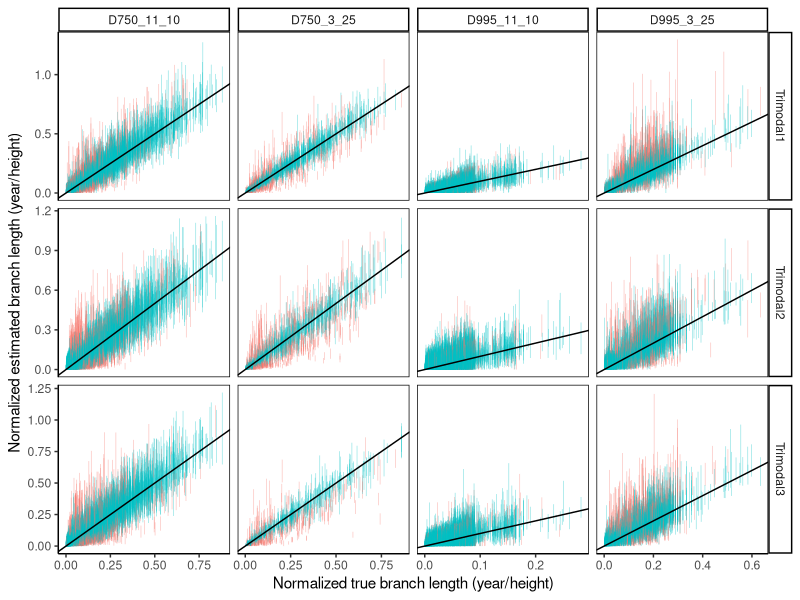
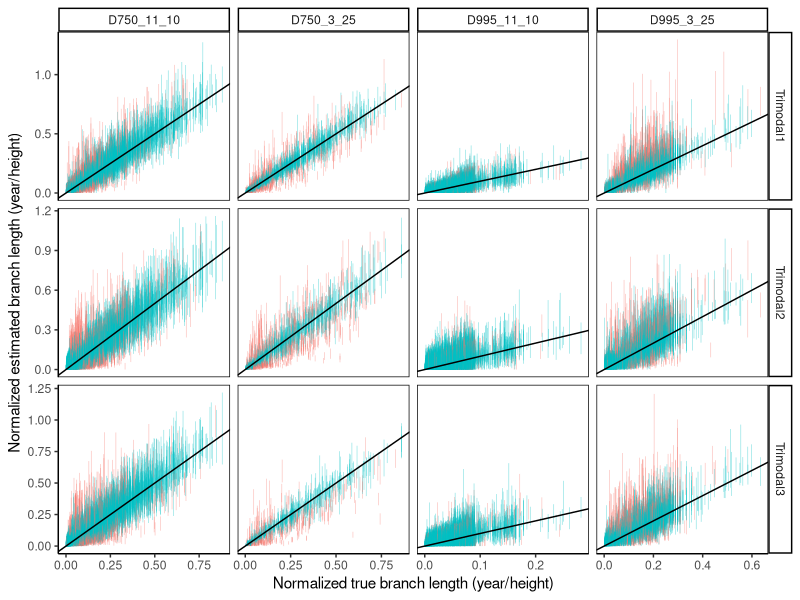

These charts were generated, in order, by the following R code: (Note: this script raises an error after producing the figures.)
setwd("/Users/uym2/my_gits/MD-Cat-paper/Plots/simulated/sysBio_revision")
require(ggplot2)

d = read.table("MDCat_HIVsim_CI.txt",header=T)
d$inside = (d$trueTime >= d$p0025 & d$trueTime <= d$p0975)
h = data.frame("treeModel"=c("D750_11_10","D750_3_25","D995_11_10","D995_3_25"),
               "height"=c(29.3667,66.8334,22.4934,32.4669),
               "name"=c("M3","M4","M1","M2"))

d1 = merge(d,h)
d1$clockModel = factor(d1$clockModel,levels=c("trilnormcave","trilnormvex","trilnorm"),labels=c("Trimodal1","Trimodal2","Trimodal3"))

ggplot(d1) + geom_segment(aes(x=trueTime/height,y=p0025/height,xend=trueTime/height,yend=p0975/height,color=inside),size=0.2,alpha=0.5) +
geom_abline() + facet_grid(rows=vars(clockModel),cols=vars(treeModel),scale="free") + 
  theme_classic() + theme(legend.position = "None",panel.border = element_rect(colour = "black", fill=NA)) + 
  xlab("Normalized true branch length (year/height)") + ylab("Normalized estimated branch length (year/height)")
ggsave("MDCat_HIVsim_CI.pdf",width=6,height=4)

head(d1)

library(dplyr)

d1 %>% group_by(clockModel,treeModel) %>% 
  mutate(blg=cut(trueTime/height, quantile(trueTime/height,(0:10)/10), include.lowest = T,
                      labels = c(1:10)*10)) %>% 
  group_by(clockModel,treeModel,blg) %>% 
  mutate(c=n()) %>%
                group_by(clockModel,treeModel,blg,inside) %>% 
  summarise(n=n()/unique(c)[1]) %>% 
  #group_by(clockModel,treeModel,blg) %>% 
  #mutate(perc=n/sum(n)) #%>%
ggplot(aes(x=blg,fill=inside,y=n))+
  geom_bar(aes(),stat="identity")+
  facet_grid(rows=vars(clockModel),cols=vars(treeModel),scale="free") + 
  geom_hline(yintercept = 0.95,color="red")+
  scale_y_continuous(labels=percent,name="Portion of branches")+
  scale_x_discrete(name="branch length percentile")+
  scale_fill_brewer(palette = 7,direction = -1,name="Inside 95% CI: ")+
  theme_classic() + theme(legend.position = "bottom",
                          panel.border = element_rect(colour = "black", fill=NA)) 
ggsave("HIV-support.pdf",width=8,height = 5)
